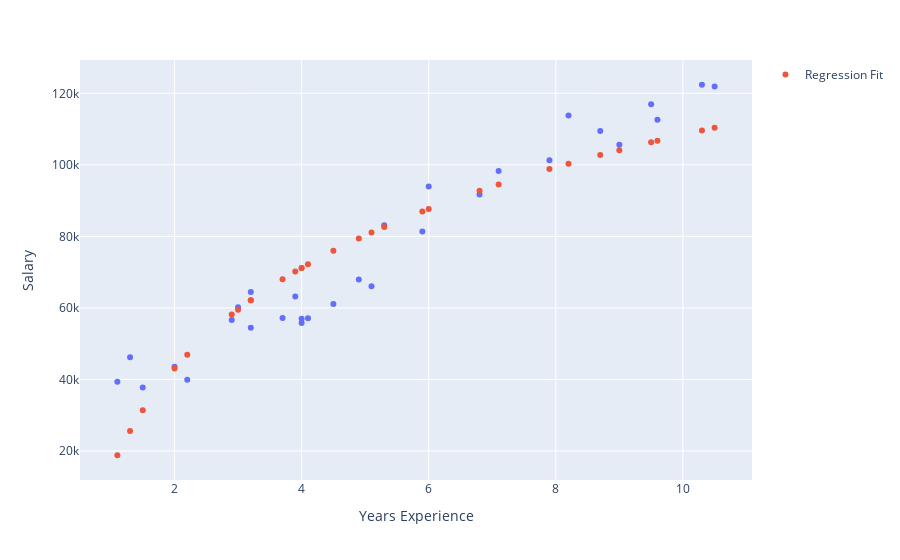

Notebook source saved alongside this figure:
### Code cell
plot=py.scatter(df, x='YearsExperience', y='Salary', labels={'Salary': 'Salary', 'YearsExperience': 'Years Experience'})
plot.add_traces(go.Scatter(x=df['YearsExperience'], y=model2.predict(), name='Regression Fit', mode="markers"))
plot.show()

### Figure 1 — Plotly figure (JSON) as saved in the notebook; plotly's stock layout.template omitted (floating-point values rounded to 4 significant figures)
{"data": [{"hovertemplate": "Years Experience=%{x}<br>Salary=%{y}<extra></extra>", "legendgroup": "", "marker": {"color": "#636efa", "symbol": "circle"}, "mode": "markers", "name": "", "orientation": "v", "showlegend": false, "type": "scatter", "x": [1.1, 1.3, 1.5, 2, 2.2, 2.9, 3, 3.2, 3.2, 3.7, 3.9, 4, 4, 4.1, 4.5, 4.9, 5.1, 5.3, 5.9, 6, 6.8, 7.1, 7.9, 8.2, 8.7, 9, 9.5, 9.6, 10.3, 10.5], "xaxis": "x", "y": [39343, 46205, 37731, 43525, 39891, 56642, 60150, 54445, 64445, 57189, 63218, 55794, 56957, 57081, 61111, 67938, 66029, 83088, 81363, 93940, 91738, 98273, 101302, 113812, 109431, 105582, 116969, 112635, 122391, 121872], "yaxis": "y"}, {"mode": "markers", "name": "Regression Fit", "type": "scatter", "x": [1.1, 1.3, 1.5, 2, 2.2, 2.9, 3, 3.2, 3.2, 3.7, 3.9, 4, 4, 4.1, 4.5, 4.9, 5.1, 5.3, 5.9, 6, 6.8, 7.1, 7.9, 8.2, 8.7, 9, 9.5, 9.6, 10.3, 10.5], "y": [18800.0, 25580.0, 31380.0, 43060.0, 46930.0, 58140.0, 59510.0, 62130.0, 62130.0, 68020.0, 70160.0, 71190.0, 71190.0, 72190.0, 75970.0, 79420.0, 81050.0, 82610.0, 86960.0, 87640.0, 92720.0, 94470.0, 98810.0, 100300.0, 102700.0, 104100.0, 106300.0, 106700.0, 109600.0, 110400.0]}], "layout": {"legend": {"tracegroupgap": 0}, "margin": {"t": 60}, "xaxis": {"anchor": "y", "domain": [0, 1], "title": {"text": "Years Experience"}}, "yaxis": {"anchor": "x", "domain": [0, 1], "title": {"text": "Salary"}}}}
